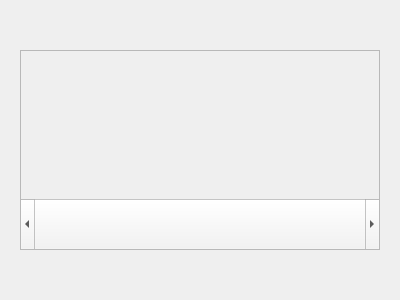
<?xml version="1.0" encoding="UTF-8"?>
<ui version="4.0">
 <class>Form</class>
 <widget class="QWidget" name="Form">
  <property name="geometry">
   <rect>
    <x>0</x>
    <y>0</y>
    <width>400</width>
    <height>300</height>
   </rect>
  </property>
  <property name="windowTitle">
   <string>Form</string>
  </property>
  <layout class="QGridLayout" name="gridLayout">
   <item row="0" column="0">
    <widget class="QWidget" name="widget" native="true">
     <layout class="QVBoxLayout" name="verticalLayout">
      <item>
       <widget class="QScrollArea" name="scrollArea">
        <property name="sizePolicy">
         <sizepolicy hsizetype="Expanding" vsizetype="Maximum">
          <horstretch>0</horstretch>
          <verstretch>0</verstretch>
         </sizepolicy>
        </property>
        <property name="minimumSize">
         <size>
          <width>0</width>
          <height>200</height>
         </size>
        </property>
        <property name="maximumSize">
         <size>
          <width>16777215</width>
          <height>200</height>
         </size>
        </property>
        <property name="styleSheet">
         <string notr="true">QScrollBar {
width: 80px;
height: 50px;
}</string>
        </property>
        <property name="verticalScrollBarPolicy">
         <enum>Qt::ScrollBarAlwaysOff</enum>
        </property>
        <property name="horizontalScrollBarPolicy">
         <enum>Qt::ScrollBarAlwaysOn</enum>
        </property>
        <property name="widgetResizable">
         <bool>true</bool>
        </property>
        <widget class="QWidget" name="SAWC_products">
         <property name="geometry">
          <rect>
           <x>0</x>
           <y>0</y>
           <width>374</width>
           <height>148</height>
          </rect>
         </property>
         <layout class="QGridLayout" name="gridLayout_3">
          <item row="0" column="0">
           <layout class="QGridLayout" name="gridLayout_2"/>
          </item>
         </layout>
        </widget>
       </widget>
      </item>
     </layout>
    </widget>
   </item>
  </layout>
 </widget>
 <resources/>
 <connections/>
</ui>
